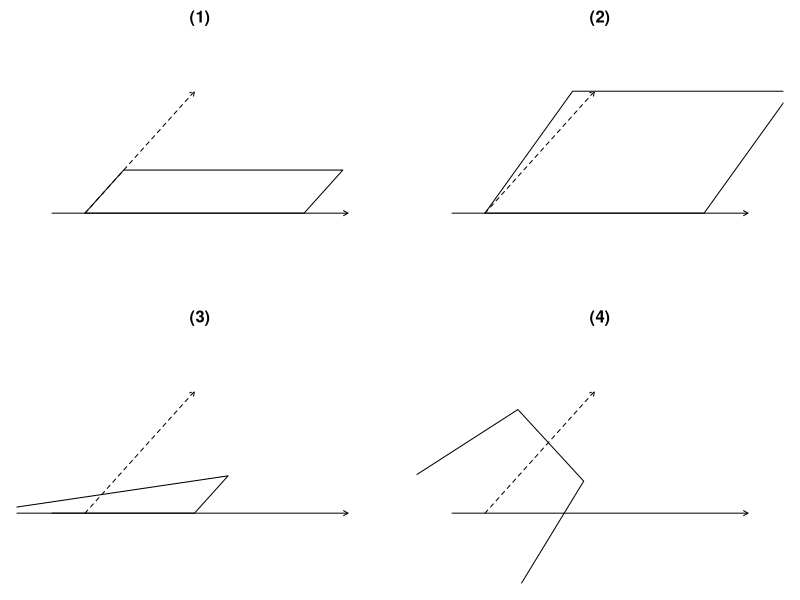
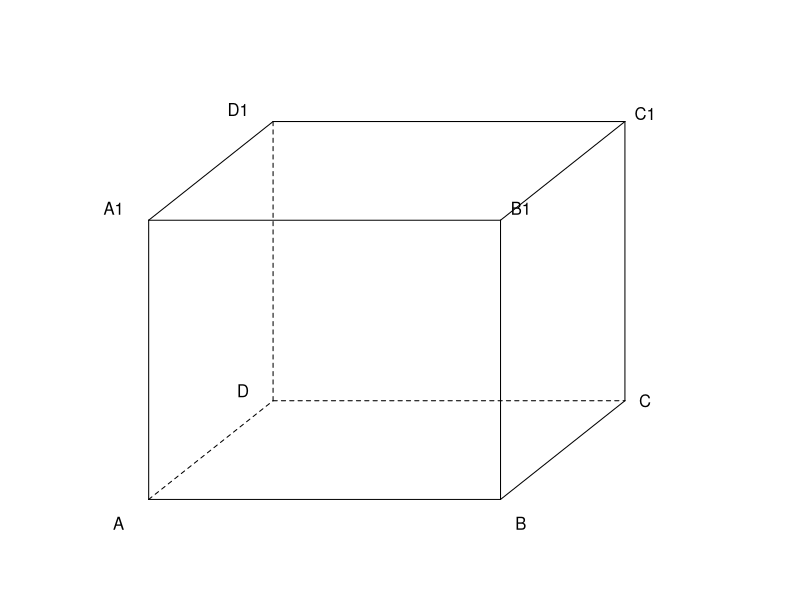
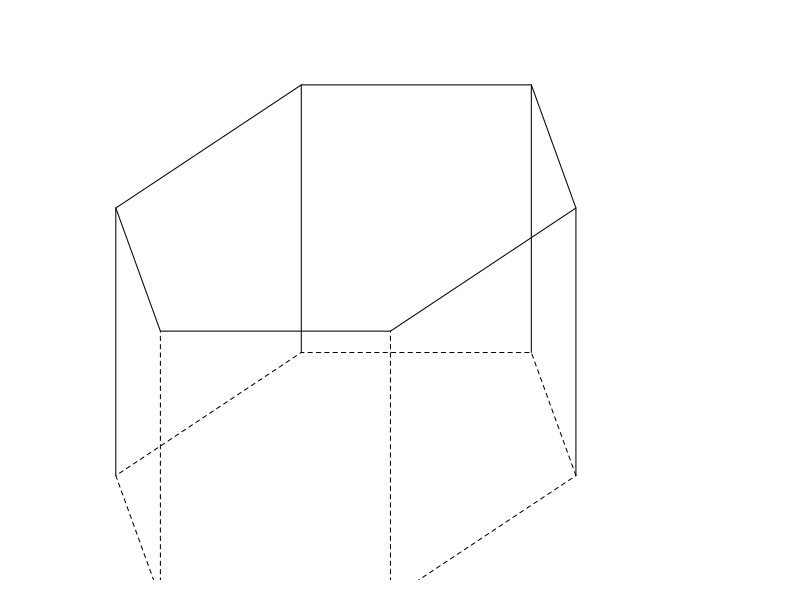
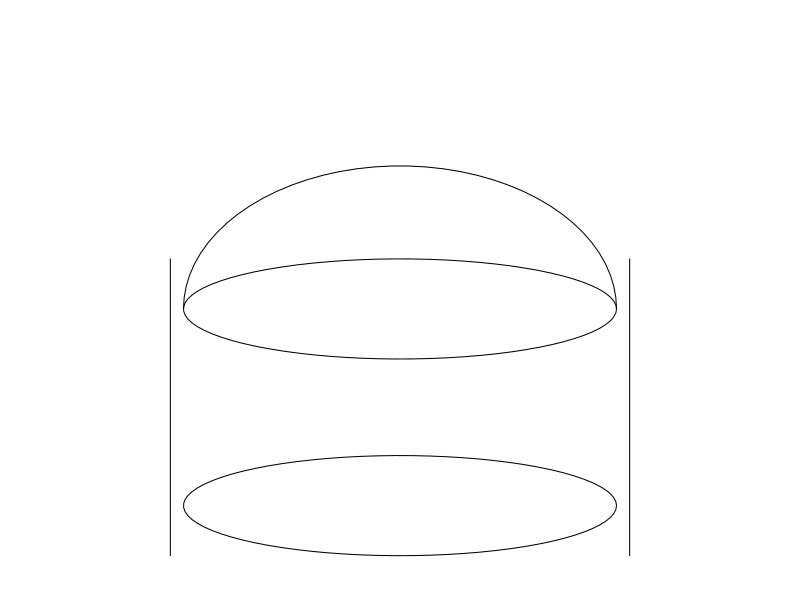
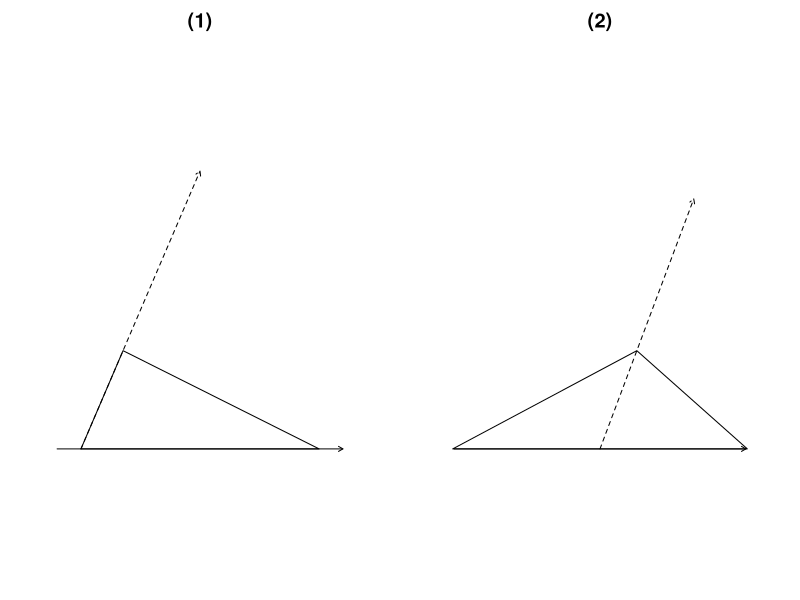
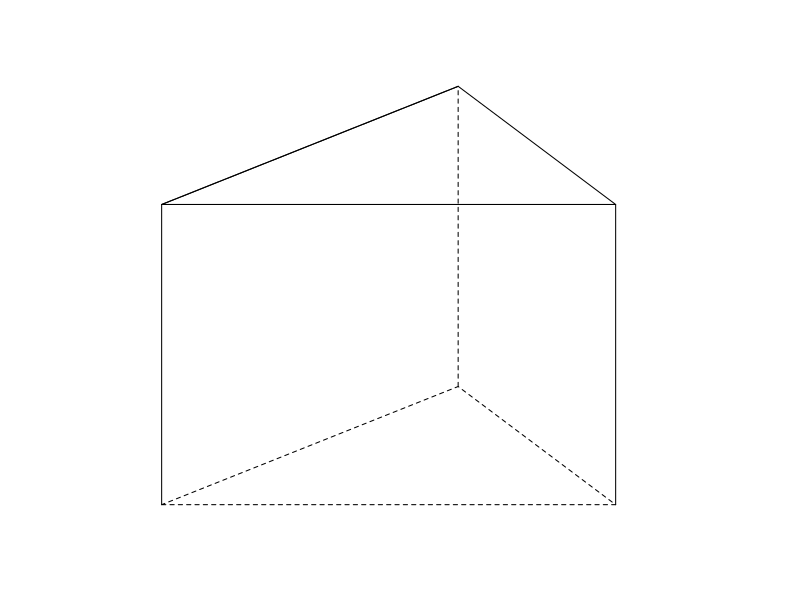
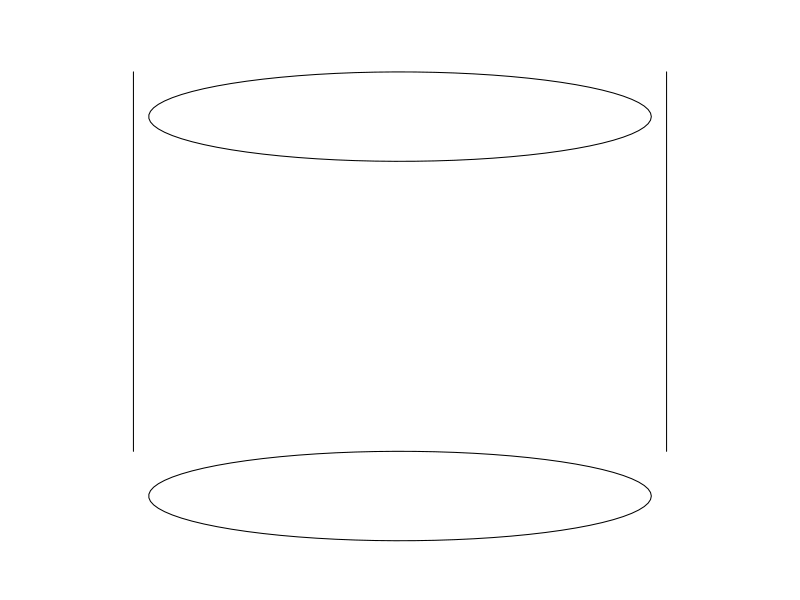
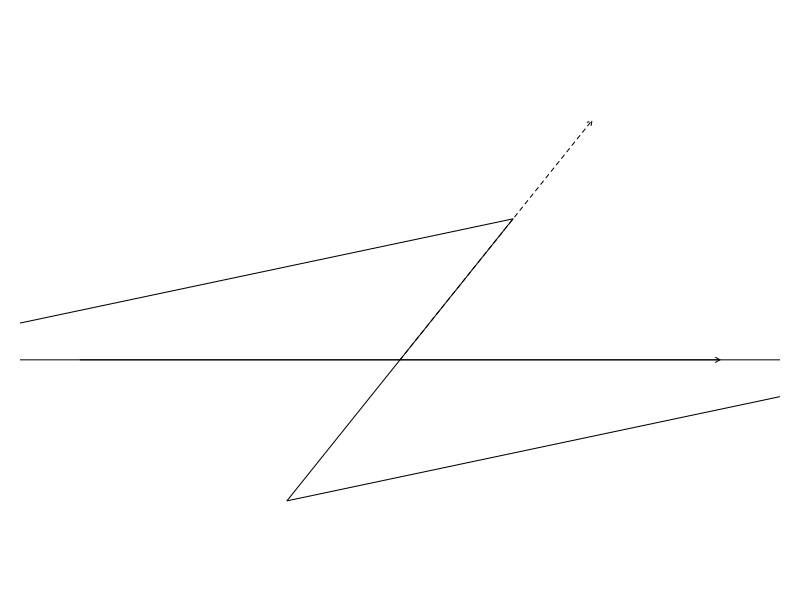

The R source for these figures, in order:
setwd("C:/Users/18904/Github/senior-mathematics/codes")
if(!dir.exists("../figures"))dir.create("../figures")
K=0.3535534
# week39-1: 矩形/平行四边形/正三角形/正五边形 的斜二测直观图
draw1=function(){
  par(mfrow=c(2,2),mar=c(1,1,2,1))
  ax45=function(lab){
    plot(0,0,xlim=c(-0.5,2.6),ylim=c(-0.5,1.4),type="n",axes=FALSE,xlab="",ylab="",main=lab)
    arrows(-0.3,0,2.4,0,length=0.05);arrows(0,0,1.0,1.0,length=0.05,lty=2)
  }
  # (1) 矩形
  ax45("(1)")
  polygon(c(0,2,2+K,K),c(0,0,K,K),border=1)
  # (2) 平行四边形
  ax45("(2)")
  polygon(c(0,2,2+0.8,0.8),c(0,0,1,1),border=1)
  # (3) 正三角形
  ax45("(3)")
  polygon(c(-1,1,1+K*0.866),c(0,0,K*0.866),border=1)
  # (4) 正五边形
  ax45("(4)")
  th=seq(pi/2,pi/2+2*pi,length=6)
  u=0.85*cos(th);v=0.85*sin(th)
  polygon(u+K*v,v,border=1)
}
pdf("../figures/week39-1.pdf",width=8,height=8);draw1();dev.off()
svglite::svglite("../figures/week39-1.svg",width=8,height=8);draw1();dev.off()
# week39-2: 正方体斜二测直观图
draw2=function(){
  par(mar=c(1,1,1,1))
  s=1.4
  sx=function(x,y)x+K*y; sy=function(y,z)z+K*y
  A=c(sx(0,0),sy(0,0));B=c(sx(s,0),sy(0,0));C=c(sx(s,s),sy(s,0));D=c(sx(0,s),sy(s,0))
  A1=c(sx(0,0),sy(0,s));B1=c(sx(s,0),sy(0,s));C1=c(sx(s,s),sy(s,s));D1=c(sx(0,s),sy(s,s))
  plot(0,0,xlim=c(-0.4,2.4),ylim=c(-0.3,2.3),type="n",axes=FALSE,xlab="",ylab="")
  seg=function(P,Q,lty=1)segments(P[1],P[2],Q[1],Q[2],lty=lty)
  seg(A,B);seg(B,C);seg(A,A1);seg(B,B1);seg(C,C1);seg(A1,B1);seg(B1,C1);seg(C1,D1);seg(A1,D1)
  seg(A,D,lty=2);seg(D,C,lty=2);seg(D,D1,lty=2)
  text(A[1]-0.12,A[2]-0.12,"A");text(B[1]+0.08,B[2]-0.12,"B");text(C[1]+0.08,C[2],"C");text(D[1]-0.12,D[2]+0.05,"D")
  text(A1[1]-0.14,A1[2]+0.06,"A1");text(B1[1]+0.08,B1[2]+0.06,"B1");text(C1[1]+0.08,C1[2]+0.04,"C1");text(D1[1]-0.14,D1[2]+0.06,"D1")
}
pdf("../figures/week39-2.pdf",width=4,height=4);draw2();dev.off()
svglite::svglite("../figures/week39-2.svg",width=4,height=4);draw2();dev.off()
# week39-3: 正六棱柱斜二测直观图
draw3=function(){
  par(mar=c(1,1,1,1))
  r=0.85;h=1.6
  th=seq(0,2*pi,length=7)
  u=r*cos(th);v=r*sin(th)
  px=u+K*v;py=v
  plot(0,0,xlim=c(-1.1,1.5),ylim=c(-0.5,2.6),type="n",axes=FALSE,xlab="",ylab="")
  polygon(px,py,border=1,lty=2)
  polygon(px,py+h,border=1)
  for(i in 1:6)segments(px[i],py[i],px[i],py[i]+h,lty=ifelse(v[i]<0,2,1))
}
pdf("../figures/week39-3.pdf",width=4,height=4);draw3();dev.off()
svglite::svglite("../figures/week39-3.svg",width=4,height=4);draw3();dev.off()
# week39-4: 圆柱上接半球组合体
draw4=function(){
  par(mar=c(1,1,1,1))
  r=0.8;h=1.1;tt=seq(0,2*pi,length=80)
  plot(0,0,xlim=c(-1.3,1.3),ylim=c(-0.3,2.6),type="n",axes=FALSE,xlab="",ylab="")
  lines(r*cos(tt),0+0.35*r*sin(tt))
  lines(r*cos(tt),h+0.35*r*sin(tt))
  sx=r*sqrt(1+K^2)
  segments(sx,-0.35*r,sx,h+0.35*r);segments(-sx,-0.35*r,-sx,h+0.35*r)
  th2=seq(0,pi,length=40)
  lines(r*cos(th2),h+r*sin(th2))
}
pdf("../figures/week39-4.pdf",width=4,height=4);draw4();dev.off()
svglite::svglite("../figures/week39-4.svg",width=4,height=4);draw4();dev.off()
# week39-5: 等腰直角三角形两种摆放的直观图
draw5=function(){
  par(mfrow=c(1,2),mar=c(1,1,2,1))
  # (1) 直角边横向
  plot(0,0,xlim=c(-0.4,2.4),ylim=c(-0.4,1.4),type="n",axes=FALSE,main="(1)")
  arrows(-0.2,0,2.2,0,length=0.05);arrows(0,0,1.0,1.0,length=0.05,lty=2)
  polygon(c(0,2,K*1),c(0,0,K*1),border=1)
  # (2) 斜边横向
  plot(0,0,xlim=c(-1.6,1.6),ylim=c(-0.4,1.4),type="n",axes=FALSE,main="(2)")
  arrows(-1.4,0,1.4,0,length=0.05);arrows(0,0,0.9,0.9,length=0.05,lty=2)
  polygon(c(-1.414,1.414,K*1),c(0,0,K*1),border=1)
}
pdf("../figures/week39-5.pdf",width=8,height=4);draw5();dev.off()
svglite::svglite("../figures/week39-5.svg",width=8,height=4);draw5();dev.off()
# week39-6: 底面边长2 侧棱3 正三棱柱直观图
draw6=function(){
  par(mar=c(1,1,1,1))
  h=2.2
  u=c(0,2,1);v=c(0,0,0.866)
  px=u+K*v;py=v
  plot(0,0,xlim=c(-0.5,2.6),ylim=c(-0.4,3.4),type="n",axes=FALSE,xlab="",ylab="")
  polygon(px,py,border=1,lty=2)
  polygon(px,py+h,border=1)
  for(i in 1:3)segments(px[i],py[i],px[i],py[i]+h,lty=ifelse(i==3,2,1))
  segments(px[3],py[3]+h,px[1],py[1]+h)
}
pdf("../figures/week39-6.pdf",width=4,height=4);draw6();dev.off()
svglite::svglite("../figures/week39-6.svg",width=4,height=4);draw6();dev.off()
# week39-7: 底面半径1 母线3 圆柱直观图
draw7=function(){
  par(mar=c(1,1,1,1))
  r=1;h=3;tt=seq(0,2*pi,length=80)
  plot(0,0,xlim=c(-1.4,1.4),ylim=c(-0.5,3.6),type="n",axes=FALSE,xlab="",ylab="")
  lines(r*cos(tt),0+K*sin(tt))
  lines(r*cos(tt),h+K*sin(tt))
  sx=r*sqrt(1+K^2)
  segments(sx,K,sx,h+K);segments(-sx,K,-sx,h+K)
}
pdf("../figures/week39-7.pdf",width=4,height=4);draw7();dev.off()
svglite::svglite("../figures/week39-7.svg",width=4,height=4);draw7();dev.off()
# week39-8: 菱形(边长4 内角60)斜二测直观图
draw8=function(){
  par(mar=c(1,1,1,1))
  plot(0,0,xlim=c(-2.2,2.2),ylim=c(-1,1.6),type="n",axes=FALSE,xlab="",ylab="")
  arrows(-2.0,0,2.0,0,length=0.05);arrows(0,0,1.2,1.2,length=0.05,lty=2)
  polygon(c(3.464,-3.464,K*2,-K*2),c(0,0,K*2,-K*2),border=1)
}
pdf("../figures/week39-8.pdf",width=4,height=4);draw8();dev.off()
svglite::svglite("../figures/week39-8.svg",width=4,height=4);draw8();dev.off()
# week39-9: 等腰直角三角形旋转成的圆锥直观图
draw9=function(){
  par(mar=c(1,1,1,1))
  r=1;h=1;tt=seq(0,2*pi,length=80)
  plot(0,0,xlim=c(-1.4,1.4),ylim=c(-0.4,1.8),type="n",axes=FALSE,xlab="",ylab="")
  lines(r*cos(tt),0+K*sin(tt))
  sx=r*sqrt(1+K^2)
  segments(sx,K,0,h);segments(-sx,K,0,h)
  segments(0,0,0,h,lty=2)
}
pdf("../figures/week39-9.pdf",width=4,height=4);draw9();dev.off()
svglite::svglite("../figures/week39-9.svg",width=4,height=4);draw9();dev.off()
# week39-10: 圆柱三视图 + 直观图
draw10=function(){
  par(mfrow=c(1,2),mar=c(1,1,2,1))
  # 左: 三视图
  plot(0,0,xlim=c(0,6),ylim=c(-0.3,3),type="n",axes=FALSE,main="(1)")
  rect(0.3,0.5,1.5,2.5);text(0.9,0.15,"front")
  rect(2.3,0.5,3.5,2.5);text(2.9,0.15,"side")
  tt=seq(0,2*pi,length=60)
  lines(4.8+0.6*cos(tt),1.5+0.6*sin(tt));text(4.8,0.15,"top")
  # 右: 直观图
  r=0.8;h=1.6;tt=seq(0,2*pi,length=80)
  plot(0,0,xlim=c(-1.3,1.3),ylim=c(-0.4,2.2),type="n",axes=FALSE,main="(2)")
  lines(r*cos(tt),0+K*r*sin(tt))
  lines(r*cos(tt),h+K*r*sin(tt))
  sx=r*sqrt(1+K^2)
  segments(sx,K*r,sx,h+K*r);segments(-sx,K*r,-sx,h+K*r)
}
pdf("../figures/week39-10.pdf",width=8,height=4);draw10();dev.off()
svglite::svglite("../figures/week39-10.svg",width=8,height=4);draw10();dev.off()
